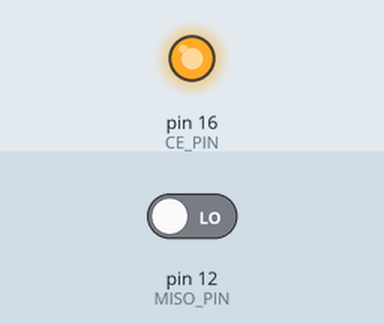
This sketch was run on a simulated Arduino Uno, built with avr-gcc and run on an emulated ATmega328P. On the bench: output pins drawn as LEDs (lit = HIGH). The inputs (shaded band) are chosen by the test bench; at power-on: pin 12 (MISO_PIN) LOW. Pins used as bus, display or sensor lines are not drawn; what the sketch prints to the serial monitor is not drawn.

Above: at 3.5 s.
At 6.5 s:
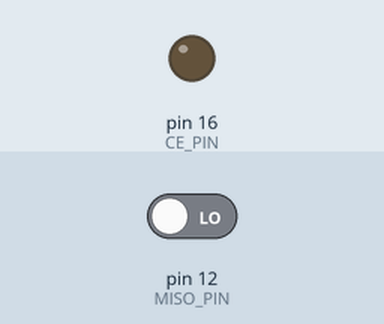
Timing chart, 0 to 9.8 s (numbered marks = the images above):
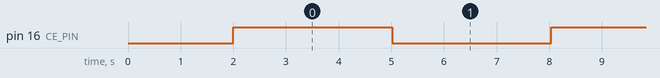

Measured:
- by itself, pin 16 (CE_PIN): alternates HIGH for 3.0 s and LOW for 3.0 s

The sketch:

PinTest.ino
```cpp
/*
 * Arduino引脚测试程序
 * 用于测试nRF24L01相关引脚是否正常工作
 */

#define CE_PIN 16
#define CSN_PIN 17
#define SCK_PIN 13
#define MOSI_PIN 11
#define MISO_PIN 12

void setup() {
  Serial.begin(115200);
  delay(2000);

  Serial.println("=== Arduino引脚测试程序 ===");
  Serial.println();

  // 设置引脚模式
  pinMode(CE_PIN, OUTPUT);
  pinMode(CSN_PIN, OUTPUT);
  pinMode(SCK_PIN, OUTPUT);
  pinMode(MOSI_PIN, OUTPUT);
  pinMode(MISO_PIN, INPUT); // MISO是输入引脚

  Serial.println("引脚设置完成，开始测试...");
  Serial.println();
}

void loop() {
  // 测试HIGH状态
  Serial.println("--- HIGH状态测试 ---");
  digitalWrite(CE_PIN, HIGH);
  digitalWrite(CSN_PIN, HIGH);
  digitalWrite(SCK_PIN, HIGH);
  digitalWrite(MOSI_PIN, HIGH);

  Serial.print("CE (Pin "); Serial.print(CE_PIN); Serial.println("): 设置为HIGH");
  Serial.print("CSN (Pin "); Serial.print(CSN_PIN); Serial.println("): 设置为HIGH");
  Serial.print("SCK (Pin "); Serial.print(SCK_PIN); Serial.println("): 设置为HIGH");
  Serial.print("MOSI (Pin "); Serial.print(MOSI_PIN); Serial.println("): 设置为HIGH");
  Serial.print("MISO (Pin "); Serial.print(MISO_PIN); Serial.print("): 读取值 = ");
  Serial.println(digitalRead(MISO_PIN));

  Serial.println("请用万用表测量各引脚电压，应该显示5V");
  Serial.println();

  delay(3000);

  // 测试LOW状态
  Serial.println("--- LOW状态测试 ---");
  digitalWrite(CE_PIN, LOW);
  digitalWrite(CSN_PIN, LOW);
  digitalWrite(SCK_PIN, LOW);
  digitalWrite(MOSI_PIN, LOW);

  Serial.print("CE (Pin "); Serial.print(CE_PIN); Serial.println("): 设置为LOW");
  Serial.print("CSN (Pin "); Serial.print(CSN_PIN); Serial.println("): 设置为LOW");
  Serial.print("SCK (Pin "); Serial.print(SCK_PIN); Serial.println("): 设置为LOW");
  Serial.print("MOSI (Pin "); Serial.print(MOSI_PIN); Serial.println("): 设置为LOW");
  Serial.print("MISO (Pin "); Serial.print(MISO_PIN); Serial.print("): 读取值 = ");
  Serial.println(digitalRead(MISO_PIN));

  Serial.println("请用万用表测量各引脚电压，应该显示0V");
  Serial.println();

  delay(3000);
}
```
